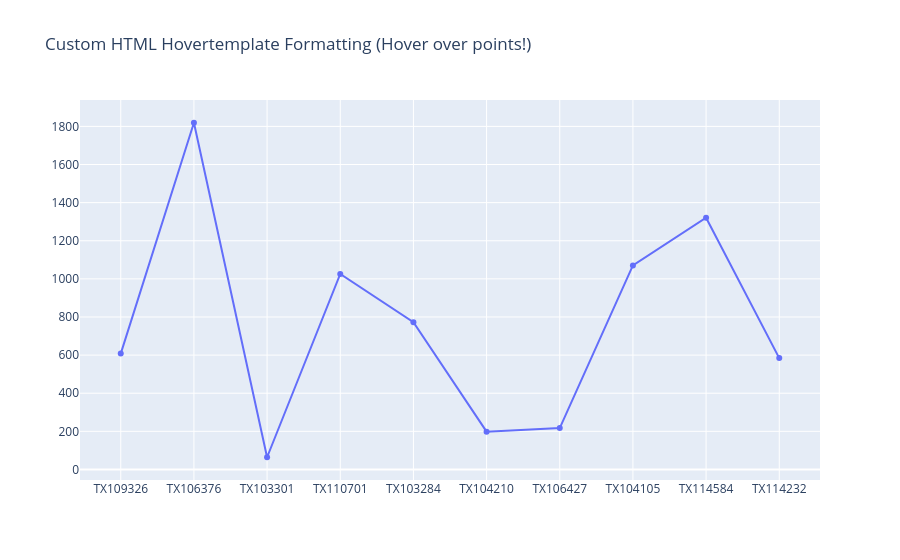

The notebook cell saved with this chart:
### Markdown cell above
### 🔹 Custom HTML Hover Popups: `hovertemplate`
- **What it does:** Demonstrates how to use `🔹 Custom HTML Hover Popups: `hovertemplate`` in Python.
- **Syntax:** `custom_trace = go.Scatter(`
- **Operation:** `custom_trace = go.Scatter(`
- **Key Note:** Test operations on a small sample of your dataset first (`df.head()` or `[:5]`) before running across all rows.

### Code cell
custom_trace = go.Scatter(
    x=df['transaction_id'].head(10), 
    y=df['transaction_amount'].head(10), 
    mode='markers+lines', 
    hovertemplate='<b>Transaction ID:</b> %{x}<br><b>Spend:</b> $%{y:,.2f}<extra></extra>'
)

fig = go.Figure(data=[custom_trace], layout=go.Layout(title='Custom HTML Hovertemplate Formatting (Hover over points!)'))
fig.show()

### Figure 1 — Plotly figure (JSON) as saved in the notebook; plotly's stock layout.template omitted (floating-point values rounded to 4 significant figures)
{"data": [{"hovertemplate": "<b>Transaction ID:</b> %{x}<br><b>Spend:</b> $%{y:,.2f}<extra></extra>", "mode": "markers+lines", "type": "scatter", "x": ["TX109326", "TX106376", "TX103301", "TX110701", "TX103284", "TX104210", "TX106427", "TX104105", "TX114584", "TX114232"], "y": [607.8, 1819.0, 64.08, 1026.0, 772.7, 198.5, 217.2, 1071.0, 1321.0, 584.2]}], "layout": {"title": {"text": "Custom HTML Hovertemplate Formatting (Hover over points!)"}}}
